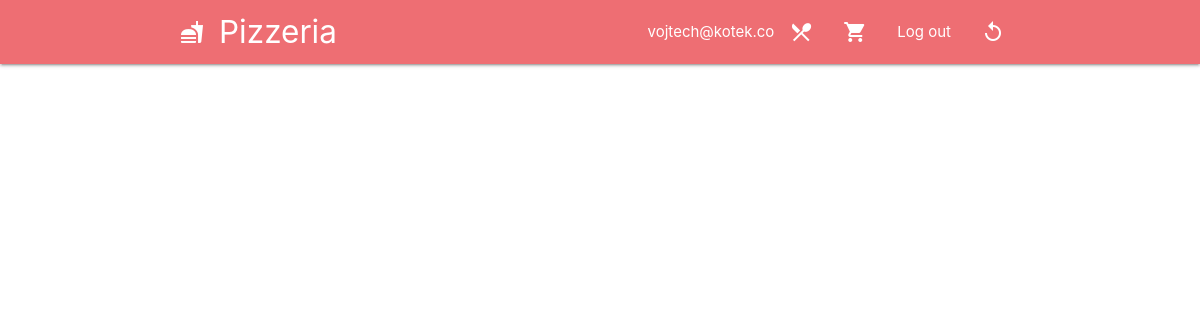
Page /kitchen (signed in) on the earlier database version.
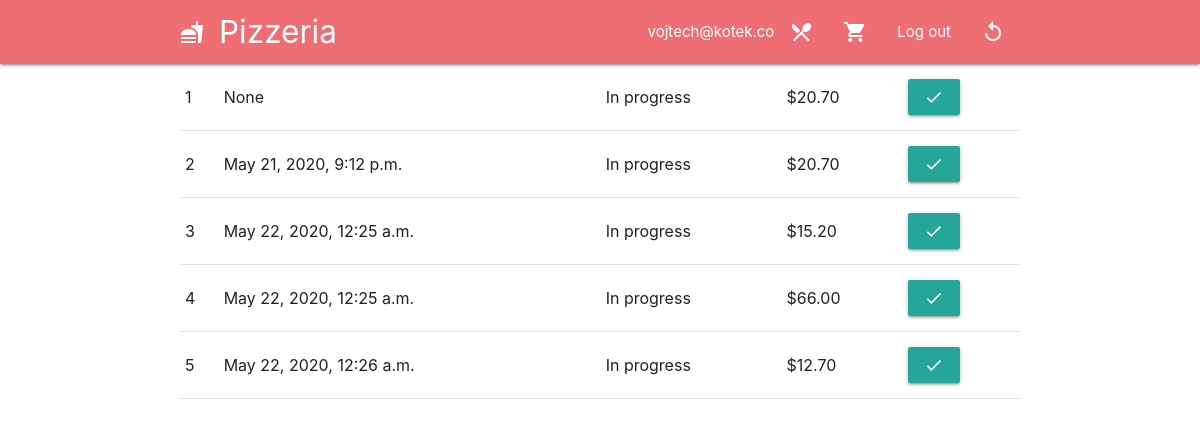
Same page on the later database version.
### eshop/models.py (models this page shows, shortened)
class Order(models.Model):
    customer = models.ForeignKey(settings.AUTH_USER_MODEL, on_delete=models.CASCADE)
    order_date = models.DateTimeField(null=True)
    payment_method = models.ForeignKey('PaymentMethod', on_delete=models.CASCADE, null=True)
    completed_date = models.DateTimeField(null=True)
    total_price = models.DecimalField(decimal_places=2, max_digits=5, null=True)

### kitchen/views.py (the view)
# urls.py: path('kitchen', views.kitchen_orders, name='kitchen'),
@staff_member_required(login_url='/user/')
def kitchen_orders(request):
    orders = Order.objects.filter()
    context = {
        'orders': orders,
    }
    return render(request, 'kitchen/orders.html', context)

### kitchen/templates/kitchen/orders.html (shortened to what this page needs)
{% extends "base.html" %}
{% block body %}
<table id="kitchen-table" class="table">
{% for order in orders %}
<tr>
  <td>{{ order.id }}</td>
  <td>{{ order.order_date }}</td>
  <td>{% if order.completed_date %}<i class="material-icons green">check_circle</i>{% else %}In progress{% endif %}</td>
  <td>${{ order.total_price }}</td>
  <td><button class="btn" data-orderid='{{ order.id }}'onclick="completeOrder({{order.id}})" ="Complete"><i class="material-icons">check</i></button> </td>
</tr>
{% endfor %}
</table>
{% endblock %}

Differences in the rows shown:
added Order: id "1", order_date "None", shows "In progress", total_price "20.70"
added Order: id "2", order_date "May 21, 2020, 9:12 p.m.", shows "In progress", total_price "20.70"
added Order: id "3", order_date "May 22, 2020, 12:25 a.m.", shows "In progress", total_price "15.20"
added Order: id "4", order_date "May 22, 2020, 12:25 a.m.", shows "In progress", total_price "66.00"
added Order: id "5", order_date "May 22, 2020, 12:26 a.m.", shows "In progress", total_price "12.70"
